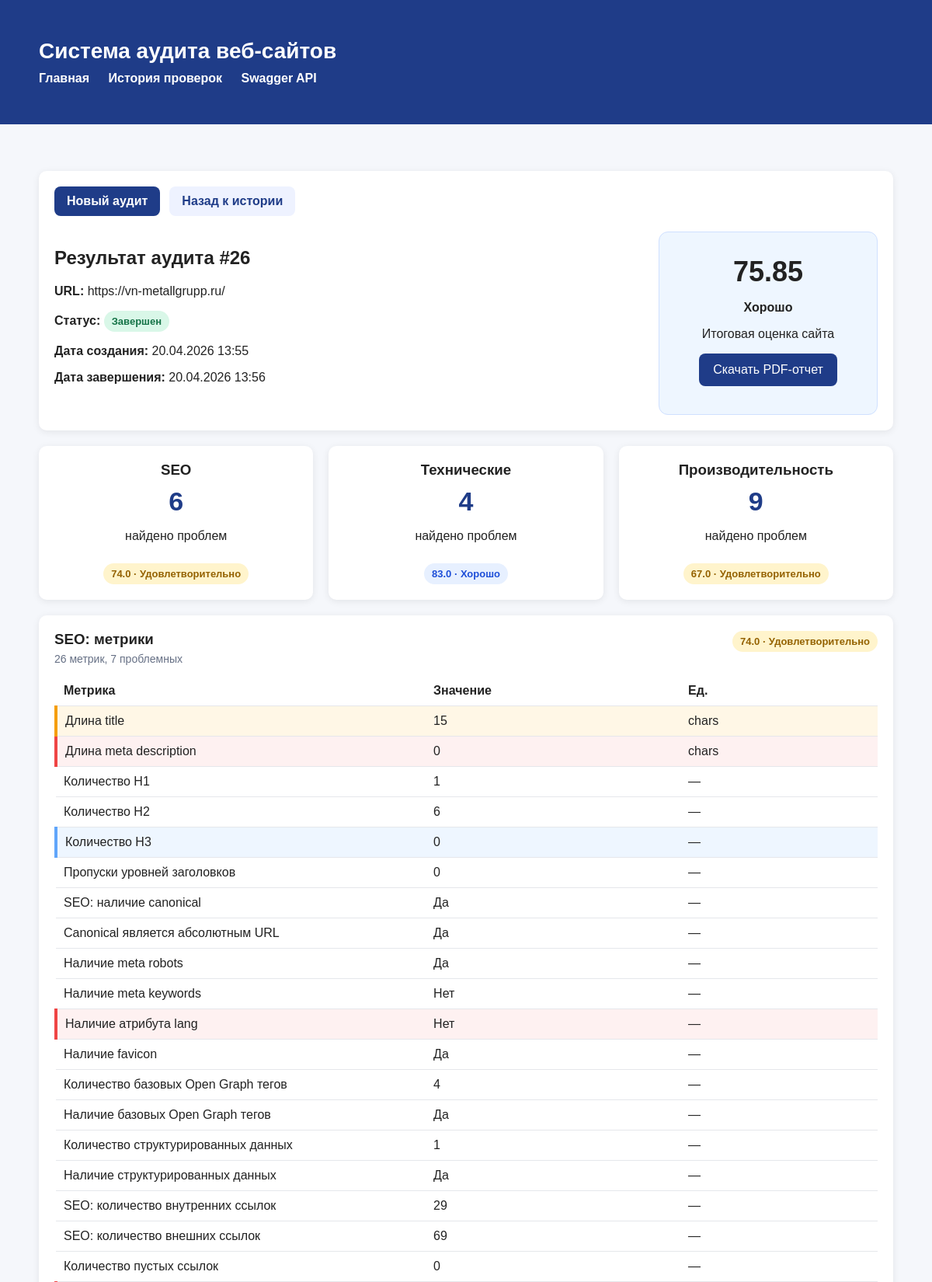
Screenshot of /web/audits/26 (upper part) with the database file from the repository.
### app/models/audit.py (models this page shows)
class Audit(Base):
    __tablename__ = "audits"
    id: Mapped[int] = mapped_column(Integer, primary_key=True, index=True)
    url: Mapped[str] = mapped_column(String(2048), nullable=False, index=True)
    status: Mapped[str] = mapped_column(String(50), nullable=False, default="pending")
    total_score: Mapped[float | None] = mapped_column(Float, nullable=True)
    created_at: Mapped[datetime] = mapped_column(DateTime, default=datetime.utcnow, nullable=False)
    finished_at: Mapped[datetime | None] = mapped_column(DateTime, nullable=True)
    issues = relationship(
        "AuditIssue",
        back_populates="audit",
        cascade="all, delete-orphan"
    )
    metrics = relationship(
        "AuditMetric",
        back_populates="audit",
        cascade="all, delete-orphan"
    )
    reports = relationship(
        "AuditReport",
        back_populates="audit",
        cascade="all, delete-orphan"
    )

### app/models/metric.py (models this page shows)
class AuditMetric(Base):
    __tablename__ = "audit_metrics"
    id: Mapped[int] = mapped_column(Integer, primary_key=True, index=True)
    audit_id: Mapped[int] = mapped_column(ForeignKey("audits.id"), nullable=False, index=True)
    metric_name: Mapped[str] = mapped_column(String(100), nullable=False)
    metric_value: Mapped[float] = mapped_column(Float, nullable=False)
    unit: Mapped[str | None] = mapped_column(String(50), nullable=True)
    audit = relationship("Audit", back_populates="metrics")

### app/api/web.py (the view)
@router.get("/web/audits/{audit_id}", response_class=HTMLResponse)
def web_audit_detail(
    audit_id: int,
    request: Request,
    db: Session = Depends(get_db)
):
    repository = AuditRepository(db)
    audit = repository.get_audit_by_id(audit_id)
    if audit is None:
        raise HTTPException(
            status_code=status.HTTP_404_NOT_FOUND,
            detail="Аудит не найден"
        )
    grouped_issues = group_issues_by_category(audit.issues)
    grouped_metrics = group_metrics_by_category(audit.metrics)
    category_scores = {
        "seo": calculate_category_score(grouped_issues.get("seo", [])),
        "technical": calculate_category_score(grouped_issues.get("technical", [])),
        "performance": calculate_category_score(grouped_issues.get("performance", [])),
    }
    problematic_metrics_count = {
        "seo": count_problematic_metrics(grouped_metrics.get("seo", [])),
        "technical": count_problematic_metrics(grouped_metrics.get("technical", [])),
        "performance": count_problematic_metrics(grouped_metrics.get("performance", [])),
    }
    return templates.TemplateResponse(
        request=request,
        name="audit_detail.html",
        context={
            "title": f"Аудит #{audit_id}",
            "audit": audit,
            "grouped_issues": grouped_issues,
            "grouped_metrics": grouped_metrics,
            "category_scores": category_scores,
            "problematic_metrics_count": problematic_metrics_count,
            "seo_issues_count": len(grouped_issues.get("seo", [])),
            "technical_issues_count": len(grouped_issues.get("technical", [])),
            "performance_issues_count": len(grouped_issues.get("performance", [])),
            "get_category_label": get_category_label,
            "get_metric_display_name": get_metric_display_name,
            "get_metric_severity": get_metric_severity,
            "format_metric_value": format_metric_value,
            "get_score_label": get_score_label,
            "get_score_class": get_score_class,
            "get_status_label": get_status_label,
            "format_datetime": format_datetime,
        }
    )

### app/templates/audit_detail.html (shortened to what this page needs)
{% extends "base.html" %}
{% block content %}
{% if audit %}
    <div class="card">
        <div class="action-row top-actions">
            <a class="link-button" href="/web">Новый аудит</a>
            <a class="link-button secondary" href="/web/history">Назад к истории</a>
        </div>
        <div class="top-row">
            <div>
                <h2>Результат аудита #{{ audit.id }}</h2>
                <p><strong>URL:</strong> {{ audit.url }}</p>
                <p>
                    <strong>Статус:</strong>
                    <span class="badge {{ audit.status }}">{{ get_status_label(audit.status) }}</span>
                </p>
                <p><strong>Дата создания:</strong> {{ format_datetime(audit.created_at) }}</p>
                <p><strong>Дата завершения:</strong> {{ format_datetime(audit.finished_at) }}</p>
            </div>
            <div class="score-box {{ get_score_class(audit.total_score) }}">
                <div class="score">
                    {{ audit.total_score if audit.total_score is not none else "—" }}
                </div>
                <p><strong>{{ get_score_label(audit.total_score) }}</strong></p>
                <p>Итоговая оценка сайта</p>
                {% if audit.reports %}
                    <p>
                        <a href="/audits/{{ audit.id }}/report">
                            <button type="button">Скачать PDF-отчет</button>
                        </a>
                    </p>
                {% endif %}
            </div>
        </div>
    </div>
    <div class="summary-grid">
        <div class="summary-card">
            <h3>SEO</h3>
            <div class="summary-number">{{ seo_issues_count }}</div>
            <p>найдено проблем</p>
            <div class="mini-score {{ get_score_class(category_scores['seo']) }}">
                {{ category_scores["seo"] }} · {{ get_score_label(category_scores["seo"]) }}
            </div>
        </div>
        <div class="summary-card">
            <h3>Технические</h3>
            <div class="summary-number">{{ technical_issues_count }}</div>
            <p>найдено проблем</p>
            <div class="mini-score {{ get_score_class(category_scores['technical']) }}">
                {{ category_scores["technical"] }} · {{ get_score_label(category_scores["technical"]) }}
            </div>
        </div>
        <div class="summary-card">
            <h3>Производительность</h3>
            <div class="summary-number">{{ performance_issues_count }}</div>
            <p>найдено проблем</p>
            <div class="mini-score {{ get_score_class(category_scores['performance']) }}">
                {{ category_scores["performance"] }} · {{ get_score_label(category_scores["performance"]) }}
            </div>
        </div>
    </div>
    <div class="category-section">
        {% for category in ["seo", "technical", "performance"] %}
        <div class="card category-card">
            <div class="section-header">
                <div>
                    <h3>{{ get_category_label(category) }}: метрики</h3>
                    <p class="section-subtitle">
                        {{ grouped_metrics[category]|length }} метрик, {{ problematic_metrics_count[category] }} проблемных
                    </p>
                </div>
                <div class="mini-score {{ get_score_class(category_scores[category]) }}">
                    {{ category_scores[category] }} · {{ get_score_label(category_scores[category]) }}
                </div>
            </div>
            {% if grouped_metrics[category] %}
                <table class="metric-table">
                    <thead>
                        <tr>
                            <th>Метрика</th>
                            <th>Значение</th>
                            <th>Ед.</th>
                        </tr>
                    </thead>
                    <tbody>
                        {% for metric in grouped_metrics[category] %}
                        {% set metric_severity = get_metric_severity(metric.metric_name, metric.metric_value) %}
                        <tr class="metric-row{% if metric_severity %} {{ metric_severity }}{% endif %}">
                            <td class="{% if metric_severity %}metric-cell {{ metric_severity }}{% endif %}">{{ get_metric_display_name(metric.metric_name) }}</td>
                            <td class="{% if metric_severity %}metric-cell {{ metric_severity }}{% endif %}">{{ format_metric_value(metric.metric_name, metric.metric_value, metric.unit) }}</td>
                            <td class="{% if metric_severity %}metric-cell {{ metric_severity }}{% endif %}">{{ metric.unit if metric.unit else "—" }}</td>
                        </tr>
                        {% endfor %}
                    </tbody>
                </table>
            {% else %}
                <p class="empty">Метрики в этой категории отсутствуют.</p>
            {% endif %}
        </div>
        {% endfor %}
    </div>
{% endif %}
{% endblock %}

### app/static/css/styles.css (style rules this page uses)
body { font-family: Arial, sans-serif; background: #f5f7fb; color: #222; margin: 0; padding: 0; }
.card { background: white; border-radius: 10px; padding: 20px; box-shadow: 0 2px 10px rgba(0, 0, 0, 0.08); margin-bottom: 20px; }
button { background: #1f3c88; color: white; border: none; border-radius: 8px; padding: 12px 18px; font-size: 16px; cursor: pointer; }
.badge { display: inline-block; padding: 6px 10px; border-radius: 999px; font-size: 13px; font-weight: bold; }
.badge.completed { background: #d9f7e8; color: #157347; }
.score { font-size: 36px; font-weight: bold; margin: 10px 0; }
.metric-table, .history-table { width: 100%; border-collapse: collapse; }
.metric-table th, .metric-table td, .history-table th, .history-table td { text-align: left; padding: 10px; border-bottom: 1px solid #e5e7eb; }
.top-row { display: flex; justify-content: space-between; align-items: flex-start; gap: 30px; flex-wrap: wrap; }
.score-box { min-width: 240px; text-align: center; background: #f8fbff; border: 1px solid #dbe7ff; border-radius: 12px; padding: 20px; }
.summary-grid { display: grid; grid-template-columns: repeat(3, 1fr); gap: 20px; margin-bottom: 20px; }
.summary-card { background: white; border-radius: 10px; padding: 20px; box-shadow: 0 2px 10px rgba(0, 0, 0, 0.08); text-align: center; }
.summary-card h3 { margin-top: 0; margin-bottom: 10px; }
.summary-card .mini-score { margin-top: 10px; }
.summary-number { font-size: 34px; font-weight: bold; color: #1f3c88; margin-bottom: 8px; }
.category-section { display: grid; grid-template-columns: 1fr; gap: 20px; }
.category-card { overflow: hidden; }
.section-header { display: flex; justify-content: space-between; align-items: flex-start; gap: 16px; margin-bottom: 14px; flex-wrap: wrap; }
.section-header h3 { margin: 0 0 6px 0; }
.section-subtitle { margin: 0; color: #667085; font-size: 14px; }
.metric-table td:first-child, .metric-table th:first-child { width: 45%; }
.metric-row.low td, .metric-cell.low { background: #eef6ff; }
.metric-row.medium td, .metric-cell.medium { background: #fff7e6; }
.metric-row.high td, .metric-cell.high { background: #fef1f1; }
.metric-row.low td:first-child, .metric-cell.low:first-child { border-left: 4px solid #60a5fa; }
.metric-row.medium td:first-child, .metric-cell.medium:first-child { border-left: 4px solid #f59e0b; }
.metric-row.high td:first-child, .metric-cell.high:first-child { border-left: 4px solid #ef4444; }
.score-box.score-good { background: #eef6ff; border-color: #cfe0ff; }
.mini-score { display: inline-block; padding: 6px 10px; border-radius: 999px; font-size: 13px; font-weight: bold; }
.mini-score.score-good { background: #e7f0ff; color: #1d4ed8; }
.mini-score.score-warning { background: #fff4cc; color: #946200; }
.action-row { display: flex; gap: 12px; flex-wrap: wrap; align-items: center; }
.top-actions { margin-bottom: 20px; }
.link-button { display: inline-block; background: #1f3c88; color: white; text-decoration: none; border-radius: 8px; padding: 10px 16px; font-weight: bold; }
.link-button.secondary { background: #eef2ff; color: #1f3c88; }

### rows the page displays
Audit: id "26", url "https://vn-metallgrupp.ru/", status "Завершен", created_at "20.04.2026 13:55", finished_at "20.04.2026 13:56", total_score "75.85", total_score "Хорошо"
AuditMetric: metric_name "Длина title", metric_name+metric_value+unit "15", unit "chars"
AuditMetric: metric_name "Длина meta description", metric_name+metric_value+unit "0", unit "chars"
AuditMetric: metric_name "Количество H1", metric_name+metric_value+unit "1", unit "—"
AuditMetric: metric_name "Количество H2", metric_name+metric_value+unit "6", unit "—"
AuditMetric: metric_name "Количество H3", metric_name+metric_value+unit "0", unit "—"
AuditMetric: metric_name "Пропуски уровней заголовков", metric_name+metric_value+unit "0", unit "—"
AuditMetric: metric_name "SEO: наличие canonical", metric_name+metric_value+unit "Да", unit "—"
AuditMetric: metric_name "Canonical является абсолютным URL", metric_name+metric_value+unit "Да", unit "—"
AuditMetric: metric_name "Наличие meta robots", metric_name+metric_value+unit "Да", unit "—"
AuditMetric: metric_name "Наличие meta keywords", metric_name+metric_value+unit "Нет", unit "—"
AuditMetric: metric_name "Наличие атрибута lang", metric_name+metric_value+unit "Нет", unit "—"
AuditMetric: metric_name "Наличие favicon", metric_name+metric_value+unit "Да", unit "—"
AuditMetric: metric_name "Количество базовых Open Graph тегов", metric_name+metric_value+unit "4", unit "—"
AuditMetric: metric_name "Наличие базовых Open Graph тегов", metric_name+metric_value+unit "Да", unit "—"
AuditMetric: metric_name "Количество структурированных данных", metric_name+metric_value+unit "1", unit "—"
AuditMetric: metric_name "Наличие структурированных данных", metric_name+metric_value+unit "Да", unit "—"
AuditMetric: metric_name "SEO: количество внутренних ссылок", metric_name+metric_value+unit "29", unit "—"
AuditMetric: metric_name "SEO: количество внешних ссылок", metric_name+metric_value+unit "69", unit "—"
AuditMetric: metric_name "Количество пустых ссылок", metric_name+metric_value+unit "0", unit "—"

### other values shown
{{ seo_issues_count }} "6"
{{ category_scores["seo"] }} "74.0"
{{ get_score_label(category_scores["seo"]) }} "Удовлетворительно"
{{ technical_issues_count }} "4"
{{ category_scores["technical"] }} "83.0"
{{ get_score_label(category_scores["technical"]) }} "Хорошо"
{{ performance_issues_count }} "9"
{{ category_scores["performance"] }} "67.0"
{{ get_score_label(category_scores["performance"]) }} "Удовлетворительно"
{{ get_category_label(category) }} "SEO"
{{ grouped_metrics[category]|length }} "26"
{{ problematic_metrics_count[category] }} "7"
{{ category_scores[category] }} "74.0"
{{ get_score_label(category_scores[category]) }} "Удовлетворительно"
